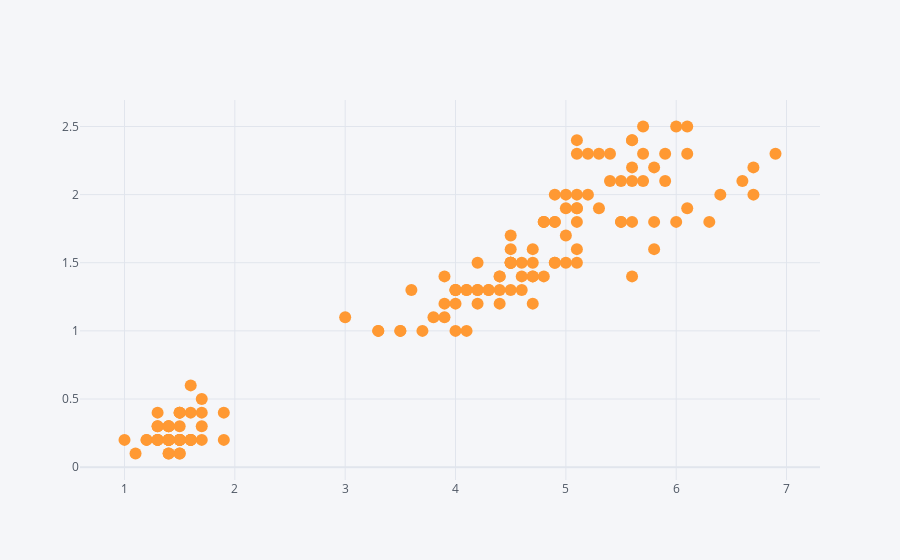

Notebook code cell kept with this figure:
### Code cell
df.iplot(x = 'petal_length' , y = 'petal_width',kind = 'scatter' , mode = 'markers')

### Figure 1 — Plotly figure (JSON) as saved in the notebook; plotly's stock layout.template omitted (floating-point values rounded to 4 significant figures; data arrays with more than 128 entries replaced by an {"elided": "..."} marker saying what was removed)
{"data": [{"line": {"color": "rgba(255, 153, 51, 1.0)", "dash": "solid", "shape": "linear", "width": 1.3}, "marker": {"size": 12, "symbol": "circle"}, "mode": "markers", "name": "petal_width", "text": "", "type": "scatter", "x": {"elided": "150 float values"}, "y": {"elided": "150 float values"}}], "layout": {"autosize": true, "legend": {"bgcolor": "#F5F6F9", "font": {"color": "#4D5663"}}, "paper_bgcolor": "#F5F6F9", "plot_bgcolor": "#F5F6F9", "title": {"font": {"color": "#4D5663"}}, "xaxis": {"autorange": true, "gridcolor": "#E1E5ED", "range": [0.5407, 7.359], "showgrid": true, "tickfont": {"color": "#4D5663"}, "title": {"font": {"color": "#4D5663"}, "text": ""}, "type": "linear", "zerolinecolor": "#E1E5ED"}, "yaxis": {"autorange": true, "gridcolor": "#E1E5ED", "range": [-0.1694, 2.769], "showgrid": true, "tickfont": {"color": "#4D5663"}, "title": {"font": {"color": "#4D5663"}, "text": ""}, "type": "linear", "zerolinecolor": "#E1E5ED"}}}
